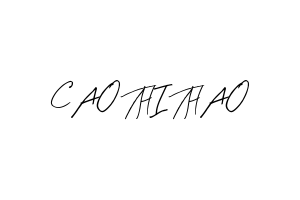

Generate this figure with Python:
import os
from PIL import Image, ImageDraw, ImageFont
from unidecode import unidecode

def create_text_image(text, font_path=r'font\ArtySignature.otf', image_size=(300, 200), font_size=40):
    # Create a blank image with white background
    image = Image.new('RGB', image_size, 'white')
    draw = ImageDraw.Draw(image)

    # Get the absolute path to the font file
    font_path = os.path.join(os.path.dirname(__file__), font_path)
    print(font_path)
    font = ImageFont.truetype(font_path, font_size)

    # Remove diacritics from the text
    text = unidecode(text)

    # Calculate text size and position
    text_bbox = draw.textbbox((0, 0), text, font=font)
    text_width = text_bbox[2] - text_bbox[0]
    text_height = text_bbox[3] - text_bbox[1]
    position = ((image_size[0] - text_width) // 2, (image_size[1] - text_height) // 2)

    # Draw the text on the image
    draw.text(position, text, fill='black', font=font)

    # Save the image
    image_path = os.path.join(os.path.dirname(__file__), 'signature.png')
    image.save(image_path)

    # Return the image path
    return image_path
